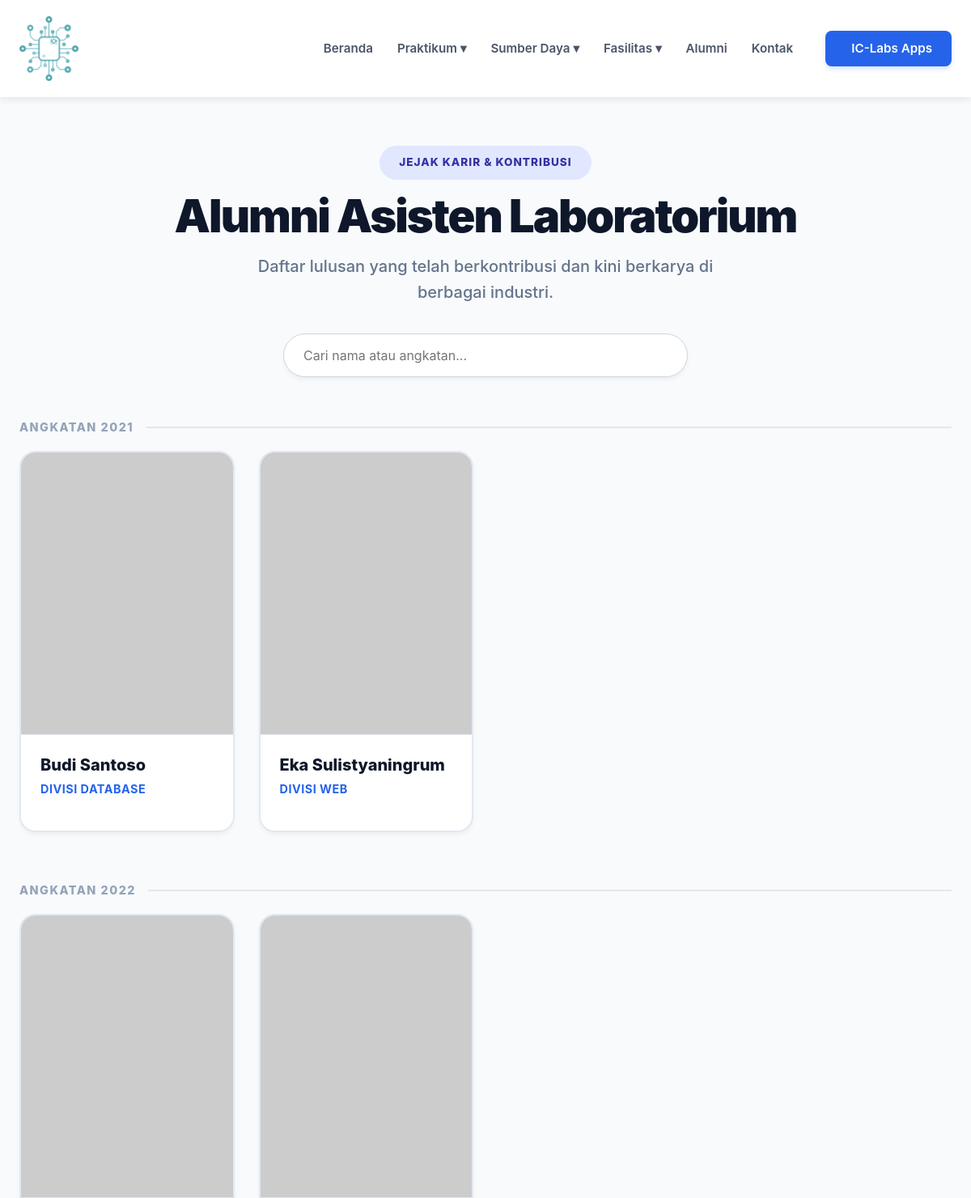
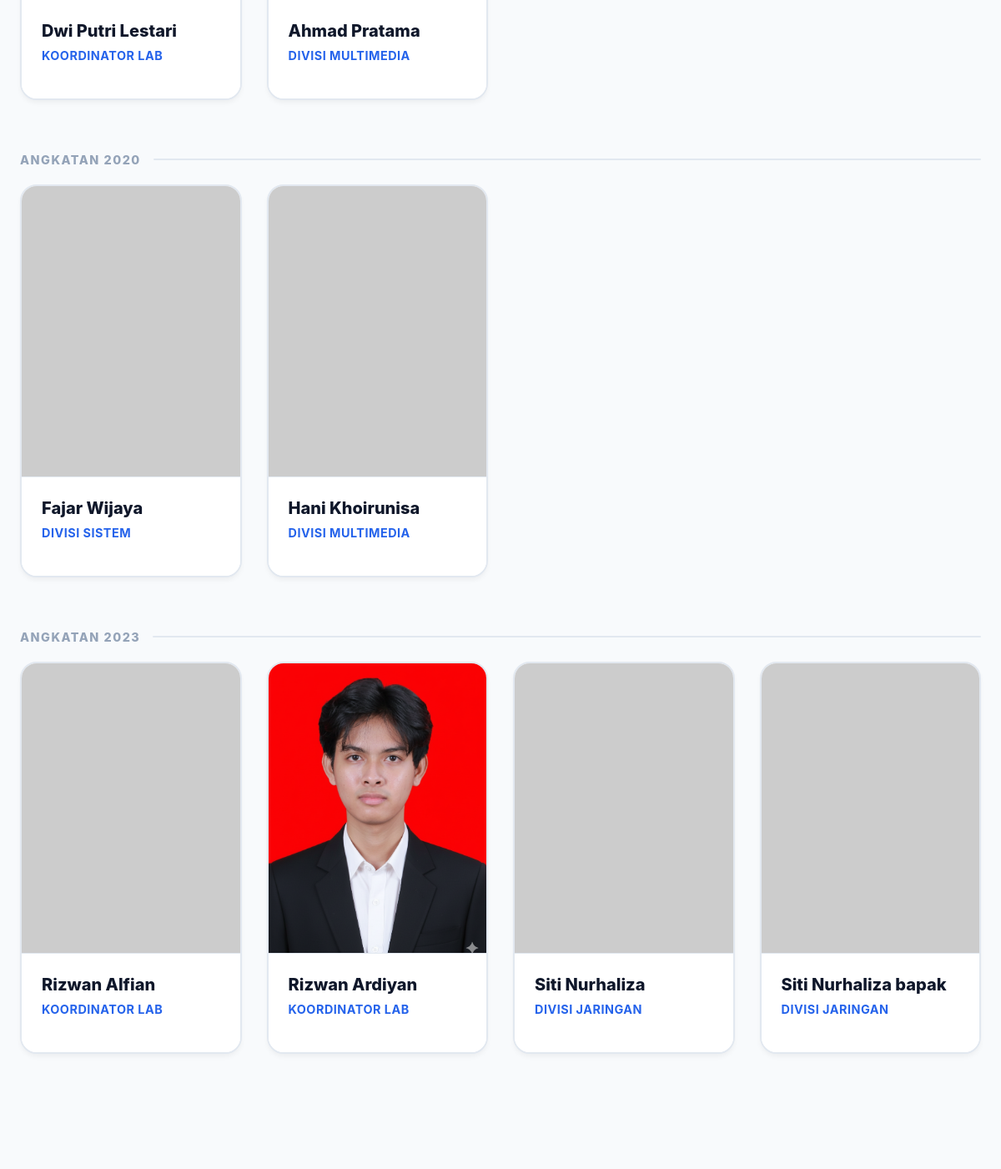
Page /public/alumni (upper part) on the earlier database version (2 pictures, top to bottom).
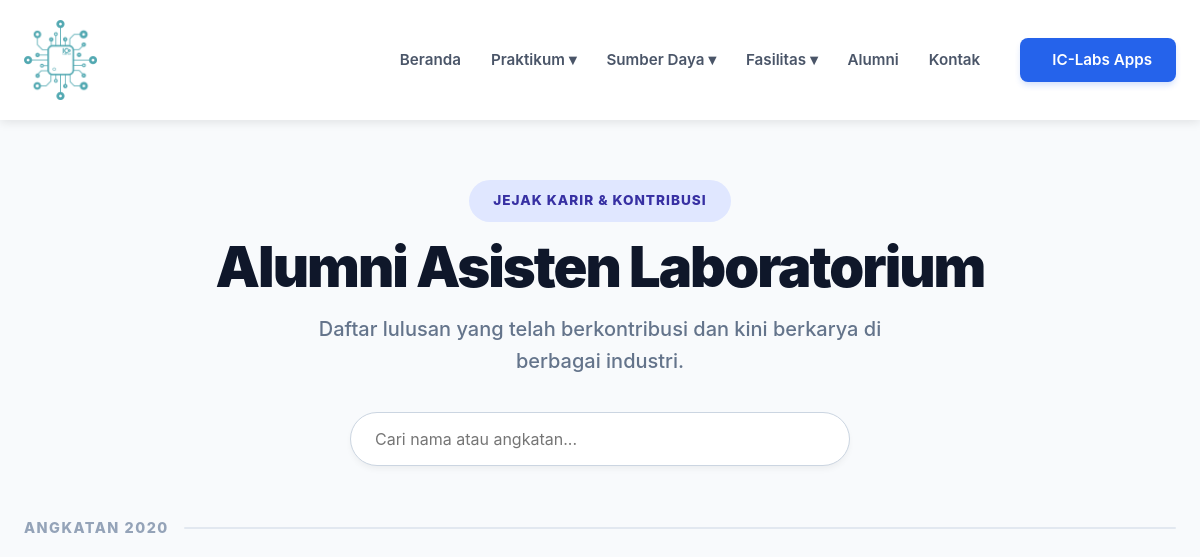
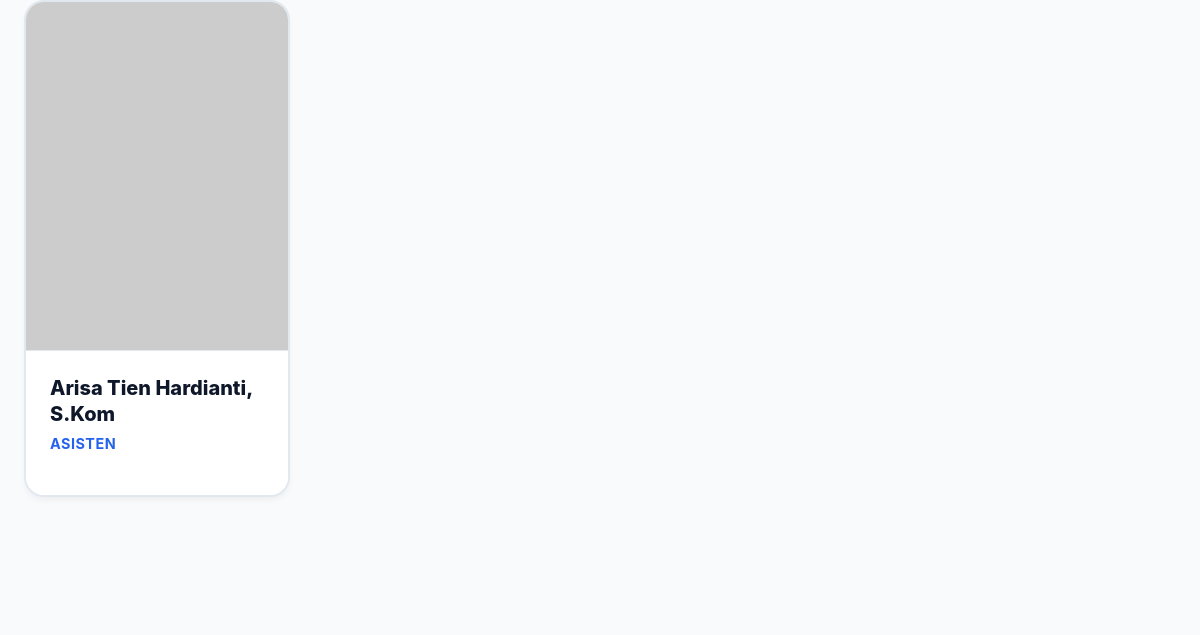
Same page on the later database version (2 pictures, top to bottom).
### tables this page shows
CREATE TABLE `alumni` (
  `id` int(11) NOT NULL,
  `nama` varchar(150) NOT NULL,
  `angkatan` year(4) NOT NULL,
  `divisi` varchar(100) DEFAULT NULL,
  `mata_kuliah` text DEFAULT NULL,
  `foto` varchar(255) DEFAULT NULL,
  `kesan_pesan` text DEFAULT NULL,
  `keahlian` text DEFAULT NULL,
  `email` varchar(100) DEFAULT NULL,
  `created_at` datetime DEFAULT current_timestamp(),
  `updated_at` datetime DEFAULT current_timestamp() ON UPDATE current_timestamp(),
  `urutanTampilan` int(11) DEFAULT 0
);

### app/controllers/AlumniController.php (called while the page is built, shortened)
<?php
require_once CONTROLLER_PATH . '/Controller.php';
require_once ROOT_PROJECT . '/app/models/AlumniModel.php';
class AlumniController extends Controller {
    private $model;
    public function __construct() {
        $this->model = new AlumniModel();
    }
    public function index($params = []) {
        $data = $this->model->getAll();
        $this->view('alumni/alumni', ['alumni' => $data]);
    }
}

### app/models/Model.php (called while the page is built, shortened)
<?php
require_once __DIR__ . '/../config/Database.php';
class Model {
    public function __construct() {
        $database = new Database();
        $this->db = $database->connect();
    }
}
?>

### app/config/Database.php (called while the page is built, shortened)
<?php
class Database {
    private $host = DB_HOST;
    private $user = DB_USER;
    private $pass = DB_PASS;
    private $dbname = DB_NAME;
    public function connect()
    {
        $this->mysqli = new mysqli(
            $this->host,
            $this->user,
            $this->pass,
            $this->dbname
        );
        return $this->mysqli;
    }
}
?>

### app/models/AlumniModel.php (called while the page is built)
<?php
require_once __DIR__ . '/Model.php';
class AlumniModel extends Model {
    protected $table = 'alumni';
    public function getAll() {
        $query = "SELECT * FROM " . $this->table . " ORDER BY urutanTampilan ASC, nama ASC";
        $result = $this->db->query($query);
        return $result->fetch_all(MYSQLI_ASSOC);
    }
}
?>

### app/views/alumni/alumni.php (the view, shortened to what this page needs)
<?php
$alumni_by_year = [];
$all_alumni = $alumni ?? [];
if (!empty($all_alumni) && is_array($all_alumni)) {
    foreach ($all_alumni as $row) {
        $year = $row['angkatan'] ?? 'Unknown';
        $alumni_by_year[$year][] = $row;
    }
}
?>
<section class="alumni-section fade-up">
    <div class="container">
        <header class="page-header">
            <span class="header-badge">Jejak Karir & Kontribusi</span>
            <h1>Alumni Asisten Laboratorium</h1>
            <p>Daftar lulusan yang telah berkontribusi dan kini berkarya di berbagai industri.</p>
            <div class="search-container">
                <input type="text" id="searchAlumni" placeholder="Cari nama atau angkatan..." class="search-input">
            </div>
        </header>
        <?php if (!empty($alumni_by_year)) : ?>
            <?php foreach ($alumni_by_year as $year => $alumni_list) : ?>
                <div class="alumni-group">
                    <div class="section-label" style="margin-top:50px; margin-bottom:18px;">
                        <span>Angkatan <?= htmlspecialchars($year) ?></span>
                    </div>
                    <div class="staff-grid">
                        <?php foreach ($alumni_list as $row) : ?>
                            <?php
                                $fotoName = $row['foto'] ?? '';
                                $namaEnc = urlencode($row['nama']);
                                $imgUrl = "https://ui-avatars.com/api/?name={$namaEnc}&background=f1f5f9&color=475569&size=256&bold=true";
                                if (!empty($fotoName)) {
                                    if (strpos($fotoName, 'ui-avatars.com') !== false) {
                                    } elseif (strpos($fotoName, 'http') !== false) {
                                        $imgUrl = $fotoName;
                                    } else {
                                        $path1 = ROOT_PROJECT . '/public/images/alumni/' . $fotoName;
                                        $path2 = ROOT_PROJECT . '/public/assets/uploads/' . $fotoName;
                                        if (file_exists($path2)) {
                                            $imgUrl = ASSETS_URL . '/assets/uploads/' . $fotoName;
                                        } elseif (file_exists($path1)) {
                                            $imgUrl = ASSETS_URL . '/images/alumni/' . $fotoName;
                                        }
                                    }
                                }
                                $divisi = $row['divisi'] ?? 'Asisten Lab';
                            ?>
                            <a href="index.php?page=detail_alumni&id=<?= $row['id'] ?>" class="card-link">
                                <div class="staff-card">
                                    <div class="staff-photo-box">
                                        <img src="<?= $imgUrl ?>" alt="<?= htmlspecialchars($row['nama']) ?>" loading="lazy">
                                    </div>
                                    <div class="staff-content">
                                        <div class="staff-name"><?= htmlspecialchars($row['nama']) ?></div>
                                        <span class="staff-role"><?= htmlspecialchars($divisi) ?></span>
                                    </div>
                                </div>
                            </a>
                        <?php endforeach; ?>
                    </div>
                </div>
            <?php endforeach; ?>
        <?php endif; ?>
    </div>
</section>

### public/index.php (shortened to what this page needs)
<?php
if (file_exists(CORE_PATH . '/Database.php')) {
    require_once CORE_PATH . '/Database.php';
    global $pdo;
    $db = new Database();
    $pdo = $db->getPdo();
} elseif (file_exists(APP_PATH . '/config/Database.php')) {
    require_once APP_PATH . '/config/Database.php';
}
if (file_exists(CORE_PATH . '/Controller.php')) {
    require_once CORE_PATH . '/Controller.php';
} elseif (file_exists(CONTROLLER_PATH . '/Controller.php')) {
    require_once CONTROLLER_PATH . '/Controller.php';
}
$pageParam = $_GET['page'] ?? null;
$routeParam = $_GET['route'] ?? null;
$request_uri = $_SERVER['REQUEST_URI'] ?? '/';
$uri_clean   = explode('?', $request_uri)[0];
$script_name = rtrim(dirname($_SERVER['SCRIPT_NAME']), '/\\');
$uriPath     = str_replace($script_name, '', $uri_clean);
$path = trim($pageParam ?? $routeParam ?? $uriPath, '/');
$segments = array_values(array_filter(
    explode('/', $path),
    fn($s) => $s !== ''
));
$page = $segments[0] ?? 'home';
$id = $_GET['id'] ?? ($segments[1] ?? null);
$mvc_routes = [
    'contact'          => ['ContactController', 'index', []],
    'pintuSISDA'       => ['AuthController', 'login', []],
    'auth'             => ['AuthController', 'authenticate', []],
    'logout'           => ['AuthController', 'logout', []],
    'asisten'          => ['AsistenController', 'index', []],
    'formatpenulisan' => ['FormatPenulisanController', 'index', []],
    'detail'           => ['AsistenController', 'detail', ['id' => $id]],
    'detail-asisten'   => ['AsistenController', 'detail', ['id' => $id]],
    'alumni'           => ['AlumniController', 'index', []],
    'detail_alumni'    => ['AlumniController', 'detail', ['id' => $id]],
    'detail_fasilitas' => ['LaboratoriumController', 'detail', ['id' => $id]],
    'detail_manajemen' => ['KepalaLabController', 'detail', ['id' => $id]],
];
if (array_key_exists($page, $mvc_routes)) {
    $route = $mvc_routes[$page];
    $controllerName = $route[0];
    $methodName     = $route[1];
    $params         = $route[2];
    $controllerFile = CONTROLLER_PATH . '/' . $controllerName . '.php';
    if (file_exists($controllerFile)) {
        $controller = new $controllerName();
        call_user_func_array([$controller, $methodName], [$params]);
    }
} else {
    header('Location: ' . PUBLIC_URL . '/home');
    exit;
}
?>

### app/controllers/Controller.php (shortened to what this page needs)
<?php
class Controller {
    protected function view($view, $data = []) {
        extract($data);
        $route = $_GET['route'] ?? '';
        $routePath = ltrim($route, '/');
        $isAdmin = (strpos($routePath, 'admin/') === 0) || ($routePath === 'admin') || (strpos($view, 'admin/') === 0);
        if ($isAdmin) {
            require_once VIEW_PATH . '/admin/templates/header.php';
            require_once VIEW_PATH . '/' . $view . '.php';
            require_once VIEW_PATH . '/admin/templates/footer.php';
        } else {
            require_once VIEW_PATH . '/templates/header.php';
            require_once VIEW_PATH . '/' . $view . '.php';
            require_once VIEW_PATH . '/templates/footer.php';
        }
    }
}
?>

### app/views/templates/header.php (shortened to what this page needs)
<!DOCTYPE html>
<html lang="id">
<head>
    <link rel="stylesheet" href="<?= PUBLIC_URL ?>/css/variables.css">
    <link rel="stylesheet" href="<?= PUBLIC_URL ?>/css/style.css">
    <?php
        $pageQuery = $_GET['page'] ?? null;
        $uri = parse_url($_SERVER['REQUEST_URI'], PHP_URL_PATH);
        $scriptName = dirname($_SERVER['SCRIPT_NAME']);
        $path = str_replace($scriptName, '', $uri);
        $segments = array_values(array_filter(explode('/', trim($path, '/'))));
        $curPage = $page ?? $pageQuery ?? ($segments[0] ?? 'home');
        $cssMap = [
            'home'         => 'home.css',
            'tatatertib'   => 'praktikum.css',
            'jadwal'       => 'praktikum.css',
            'formatpenulisan' => 'praktikum.css',
            'kepala'       => 'sumberdaya.css',
            'asisten'      => 'sumberdaya.css',
            'sumberdaya'   => 'sumberdaya.css',
            'detail'       => 'sumberdaya.css',
            'fasilitas'    => 'fasilitas.css',
            'riset'        => 'fasilitas.css',
            'laboratorium' => 'fasilitas.css',
            'alumni'       => 'alumni.css',
            'contact'      => 'contact.css',
            'apps'         => 'apps.css'
        ];
        if (array_key_exists($curPage, $cssMap)) {
            echo '<link rel="stylesheet" href="' . PUBLIC_URL . '/css/' . $cssMap[$curPage] . '">';
        }
    ?>
    <link href="https://cdn.jsdelivr.net/npm/remixicon@3.5.0/fonts/remixicon.css" rel="stylesheet">
</head>
<body>
    <nav class="navbar">
        <div class="container">
            <div class="logo">
                <a href="<?= PUBLIC_URL ?>/home" class="brand-logo">
                    <img src="<?= PUBLIC_URL ?>/images/navbar-icon.png" alt="Logo IC-Labs" class="logo-img">
                </a>
            </div>
            <ul class="nav-links">
                <li><a href="<?= PUBLIC_URL ?>/home">Beranda</a></li>
                <li class="dropdown">
                    <a href="javascript:void(0);" class="dropbtn">Praktikum ▾</a>
                </li>
                <li class="dropdown">
                    <a href="javascript:void(0);" class="dropbtn">Sumber Daya ▾</a>
                </li>
                <li class="dropdown">
                    <a href="javascript:void(0);" class="dropbtn">Fasilitas ▾</a>
                </li>
                <li><a href="<?= PUBLIC_URL ?>/alumni">Alumni</a></li>
                <li><a href="<?= PUBLIC_URL ?>/contact">Kontak</a></li>
                <li>
                    <a href="<?= PUBLIC_URL ?>/apps" class="btn-nav-apps">
                        <i class="ri-apps-2-line"></i> IC-Labs Apps
                    </a>
                </li>
            </ul>
        </div>
    </nav>
    <main>

### app/views/templates/footer.php (shortened to what this page needs)
<link href="https://cdn.jsdelivr.net/npm/remixicon@3.5.0/fonts/remixicon.css" rel="stylesheet">
</body>
</html>

### public/css/variables.css (style rules this page uses)
:root { --primary-navy: #1e3a8a; --primary-blue: #2563eb; --hover-blue: #1e40af; --bg-light: #f8fbff; --bg-white: #ffffff; --bg-soft: #eff6ff; --text-dark: #1a202c; --text-grey: #4a5568; --text-light: #dbeafe; --border-color: #e2e8f0; --border-blue: #eff6ff; --shadow-soft: 0 4px 12px rgba(30, 58, 138, 0.05); --container-width: 1280px; --font-main: 'Inter', 'Segoe UI', sans-serif; --radius-card: 15px; --radius-btn: 50px; }

### public/css/style.css (style rules this page uses)
* { margin: 0; padding: 0; box-sizing: border-box; font-family: "Inter", "Segoe UI", sans-serif; }
body { background-color: #f8fbff; color: #1a202c; line-height: 1.6; padding-top: 80px; }
html, body { max-width: 100%; overflow-x: hidden; }
.container { width: 100%; max-width: 1200px; margin: 0 auto; padding: 0 24px; }
h1, h2, h3, h4 { color: #1e3a8a; font-weight: 800; }
a { text-decoration: none; transition: 0.3s ease; }
img { max-width: 100%; display: block; }
.navbar { position: fixed; top: 0; left: 0; width: 100%; z-index: 9999; background-color: #ffffff; box-shadow: 0 2px 10px rgba(0, 0, 0, 0.1); padding: 15px 0; }
.navbar .container { display: flex; justify-content: space-between; align-items: center; }
.logo { display: flex; align-items: center; }
.brand-logo { display: flex; align-items: center; padding: 5px 0; text-decoration: none; }
.logo-img { height: 80px; width: auto; object-fit: contain; display: block; transition: transform 0.3s ease; }
.nav-links { list-style: none; display: flex; gap: 30px; align-items: center; }
.nav-links a { color: #4a5568; font-weight: 600; font-size: 0.95rem; }
.btn-nav-apps { background-color: #2563eb; color: #fff !important; padding: 10px 24px; border-radius: 8px; font-weight: 600; display: inline-flex; align-items: center; gap: 8px; transition: all 0.3s ease; box-shadow: 0 4px 6px -1px rgba(37, 99, 235, 0.2); margin-left: 10px; }
.dropdown { position: relative; }

Differences in the rows shown:
removed alumni: nama "Budi Santoso", divisi "DIVISI DATABASE", shown under "2021"
removed alumni: nama "Eka Sulistyaningrum", divisi "DIVISI WEB", shown under "2021"
removed alumni: nama "Dwi Putri Lestari", divisi "KOORDINATOR LAB", shown under "2022"
removed alumni: nama "Ahmad Pratama", divisi "DIVISI MULTIMEDIA", shown under "2022"
removed alumni: nama "Fajar Wijaya", divisi "DIVISI SISTEM", shown under "2020"
removed alumni: nama "Hani Khoirunisa", divisi "DIVISI MULTIMEDIA", shown under "2020"
removed alumni: nama "Rizwan Alfian", divisi "KOORDINATOR LAB", shown under "2023"
removed alumni: foto (picture), nama "Rizwan Ardiyan", divisi "KOORDINATOR LAB", shown under "2023"
removed alumni: nama "Siti Nurhaliza", divisi "DIVISI JARINGAN", shown under "2023"
removed alumni: nama "Siti Nurhaliza bapak", divisi "DIVISI JARINGAN", shown under "2023"
added alumni: nama "Arisa Tien Hardianti, S.Kom", divisi "ASISTEN", shown under "2020"
Other differences:
list line gone: "ANGKATAN 2021"
list line gone: "ANGKATAN 2022"
list line gone: "ANGKATAN 2023"
